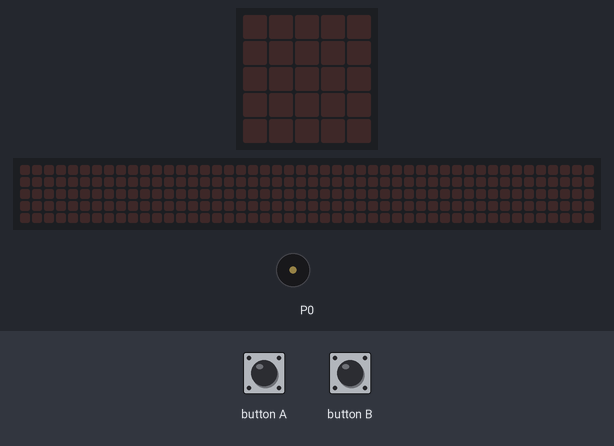
Simulated run of this program. Board: BBC micro:bit running MicroPython. Parts: the board's 5×5 LED display, a strip that is not on the board, showing the scrolling text unrolled, buzzer (waves = sounding). The test bench sets the inputs (shaded band). The 48×5 strip is a reading aid, not a part: it shows the text the display is scrolling, unrolled, one strip-width of it at a time.

Above: at 1.2 s.
1.3 s: button A pressed for 0.15 s
At 4.35 s:
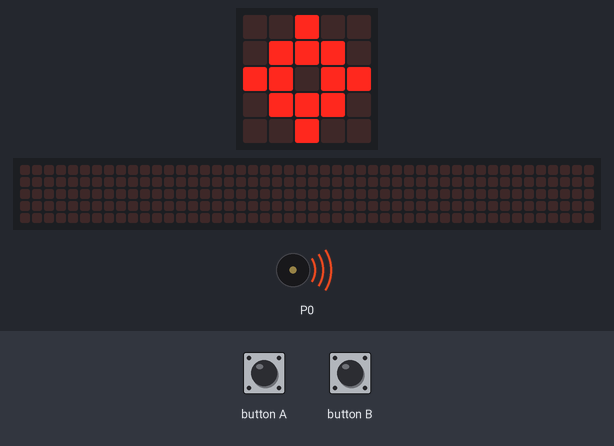
4.4 s: button B pressed for 0.15 s
At 4.47 s:
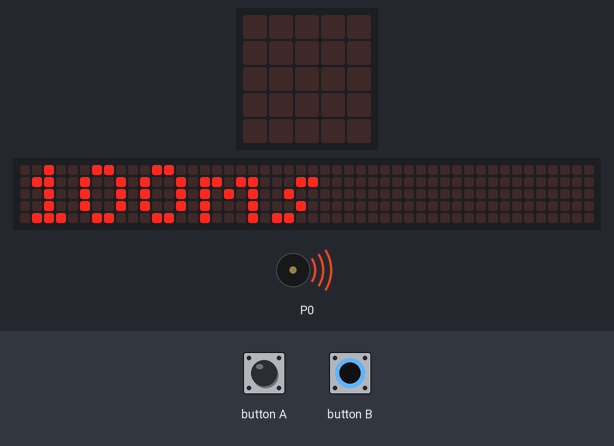
7.4 s: button A pressed for 1 s
11.4 s: button B pressed for 1 s
At 12.57 s:
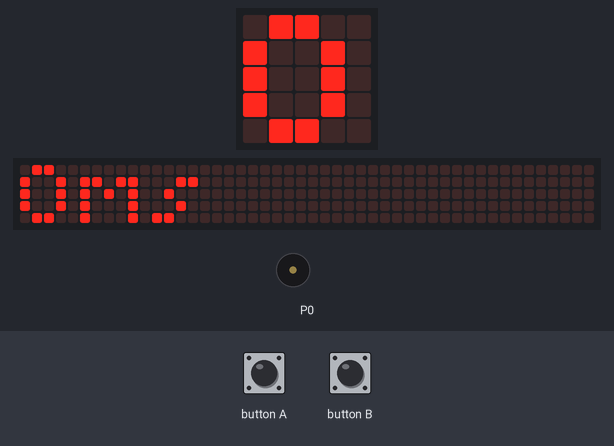
14.4 s: button A pressed for 0.15 s
17.5 s: button A pressed for 3.2 s
At 19.8 s:
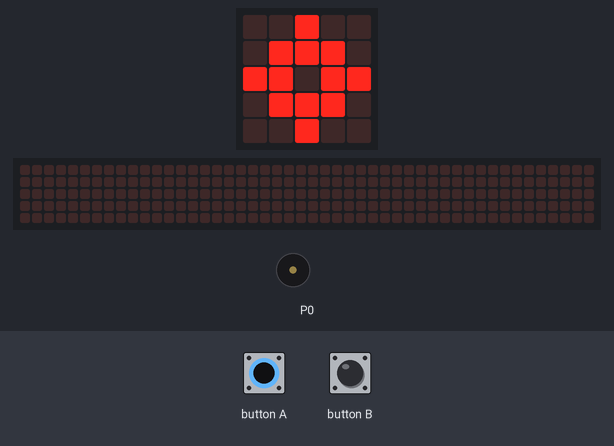
Timing chart, 0 to 22.9 s (numbered marks = the images above; inputs shaded):
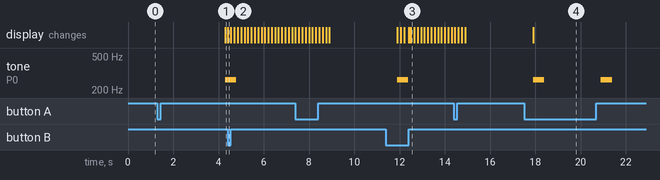

The program:

Reaction_Time_Test.py
```python
from microbit import *
import music

while True:
    if button_a.was_pressed():
        sleep(3000)
        display.show(Image.TARGET)
        music.play("C:4",wait =False)
        start = running_time()
    if button_b.was_pressed():
        end = running_time()
        time = str(end - start)
        display.scroll(time + "ms")
```

Measured:
- after the input at 1.3 s, tone on P0: silent → 262 Hz after 3.0 s; the display: changes after 3.0 s (image 1)
- after the input at 4.4 s, the display: changes at once (image 2)
- after the input at 11.4 s, the display: first changes after 0.50 s (image 3 shows a later state)
